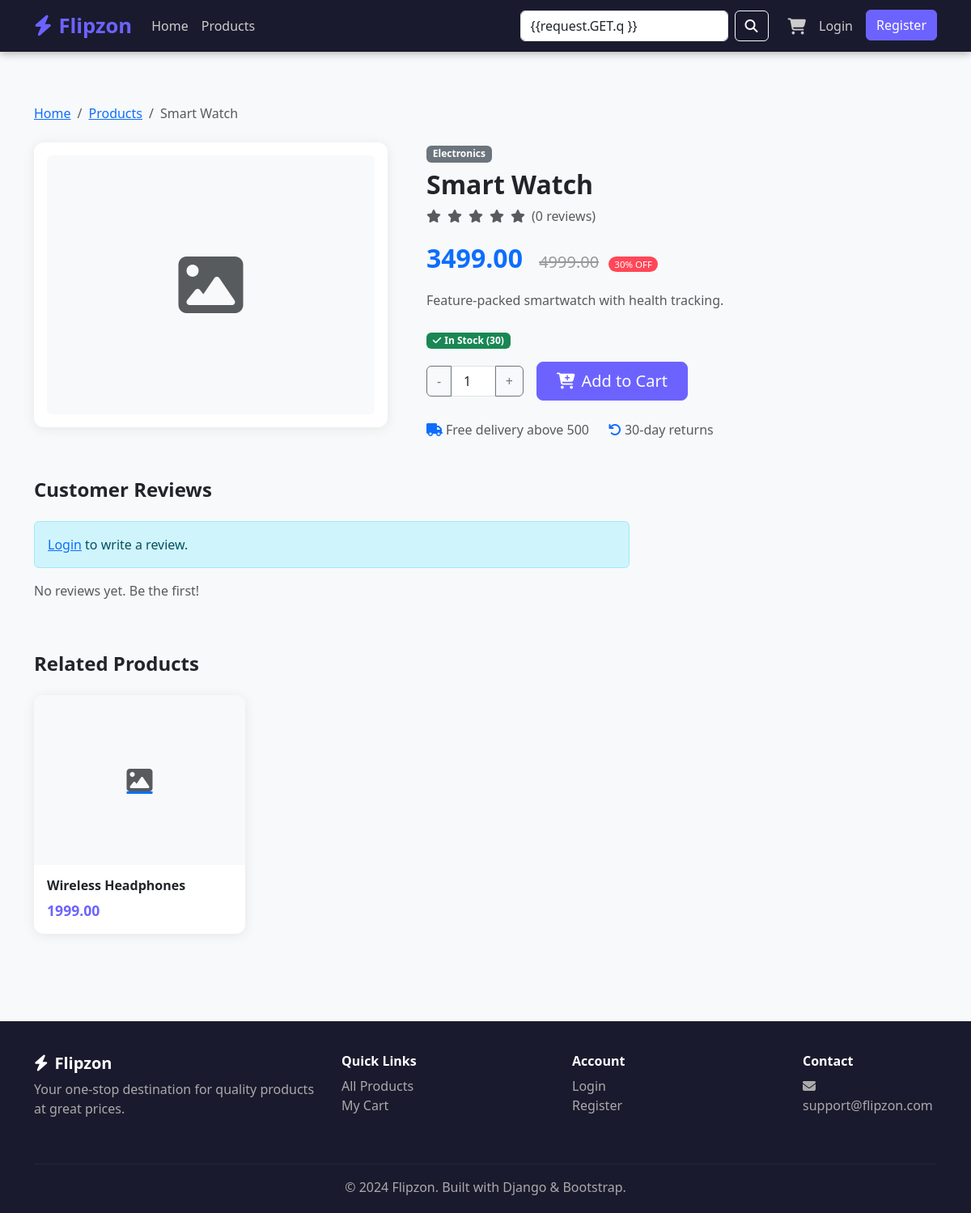
/products/smart-watch/, run on the app's committed database.
### store/models.py (models this page shows, shortened)
class Product(models.Model):
    category = models.ForeignKey(
        Category,
        on_delete=models.CASCADE,
        related_name='products'
    )
    name = models.CharField(max_length=200)
    slug = models.SlugField(unique=True, blank=True)
    description = models.TextField()
    price = models.DecimalField(max_digits=10, decimal_places=2)
    discount_price = models.DecimalField(
        max_digits=10,
        decimal_places=2,
        blank=True,
        null=True
    )
    image = models.ImageField(
        upload_to='products/',
        blank=True,
        null=True
    )
    stock = models.PositiveIntegerField(default=0)
    available = models.BooleanField(default=True)
    featured = models.BooleanField(default=False)
    created_at = models.DateTimeField(auto_now_add=True)
    class Meta:
        ordering = ['-created_at']
    @property
    def final_price(self):
        return self.discount_price if self.discount_price else self.price
    @property
    def discount_percent(self):
        if self.discount_price:
            return int(((self.price - self.discount_price) / self.price) * 100)
        return 0
    @property
    def in_stock(self):
        return self.stock > 0

class Category(models.Model):
    name = models.CharField(max_length=200)
    slug = models.SlugField(unique=True, blank=True)
    description = models.TextField(blank=True)
    class Meta:
        verbose_name_plural = 'Categories'
        ordering = ['name']

### store/views.py (the view)
# urls.py: path('products/<slug:slug>/', views.product_detail, name='product_detail'),
def product_detail(request, slug):
    product = get_object_or_404(Product, slug=slug, available=True)
    reviews = product.reviews.all()
    avg_rating = reviews.aggregate(Avg('rating'))['rating__avg'] or 0
    related = Product.objects.filter(
        category=product.category,
        available=True
    ).exclude(id=product.id)[:4]
    user_review = (
        reviews.filter(user=request.user).first()
        if request.user.is_authenticated else None
    )
    return render(request, 'store/product_detail.html', {
        'product': product,
        'reviews': reviews,
        'avg_rating': round(avg_rating, 1),
        'related': related,
        'user_review': user_review,
    })

### store/templates/store/product_detail.html (shortened to what this page needs)
{% extends 'base.html' %}
{% block content %}
<div class="container py-5">
<nav aria-label="breadcrumb" class="mb-4">
  <ol class="breadcrumb">
    <li class="breadcrumb-item"><a href="{% url 'store:home' %}">Home</a></li>
    <li class="breadcrumb-item"><a href="{% url 'store:product_list' %}">Products</a></li>
    <li class="breadcrumb-item active">{{ product.name }}</li>
  </ol>
</nav>
<div class="row g-5">
  <div class="col-md-5">
    <div class="card p-3">
      {% if product.image %}
        <img src="{{ product.image.url }}" class="img-fluid rounded" alt="{{ product.name }}">
      {% else %}
        <div class="bg-light rounded d-flex align-items-center justify-content-center" style="height:320px;">
          <i class="fas fa-image fa-5x text-muted"></i>
        </div>
      {% endif %}
    </div>
  </div>
  <div class="col-md-7">
    <span class="badge bg-secondary mb-2">{{ product.category.name }}</span>
    <h2 class="fw-bold">{{ product.name }}</h2>
    <div class="d-flex align-items-center gap-2 mb-3">
      {% for i in "12345" %}
        <i class="fas fa-star {% if forloop.counter <= avg_rating %}text-warning{% else %}text-muted{% endif %}"></i>
      {% endfor %}
      <span class="text-muted">({{ reviews.count }} reviews)</span>
    </div>
    <div class="mb-3">
      <span class="fs-2 fw-bold text-primary">{{ product.final_price }}</span>
      {% if product.discount_price %}
        <span class="old-price ms-3 fs-5">{{ product.price }}</span>
        <span class="discount-badge ms-2">{{ product.discount_percent }}% OFF</span>
      {% endif %}
    </div>
    <p class="text-muted mb-4">{{ product.description }}</p>
    {% if product.in_stock %}
      <p>
        <span class="badge bg-success">
          <i class="fas fa-check me-1"></i>In Stock ({{ product.stock }})
        </span>
      </p>
      <form action="{% url 'cart:add' product.id %}" method="post" class="d-flex align-items-center gap-3">
        <div class="input-group" style="width:120px;">
          <button type="button" class="btn btn-outline-secondary" onclick="changeQty(-1)">-</button>
          <input type="number" name="quantity" id="qty" value="1" min="1" max="{{ product.stock }}" class="form-control text-center">
          <button type="button" class="btn btn-outline-secondary" onclick="changeQty(1)">+</button>
        </div>
        <button type="submit" class="btn btn-primary btn-lg px-4">
          <i class="fas fa-cart-plus me-2"></i>Add to Cart
        </button>
      </form>
    {% else %}
      <button class="btn btn-secondary btn-lg" disabled>Out of Stock</button>
    {% endif %}
    <div class="mt-4 d-flex gap-4 text-muted">
      <span><i class="fas fa-truck me-1 text-primary"></i>Free delivery above 500</span>
      <span><i class="fas fa-undo me-1 text-primary"></i>30-day returns</span>
    </div>
  </div>
</div>
<div class="row mt-5">
  <div class="col-md-8">
    <h4 class="fw-bold mb-4">Customer Reviews</h4>
    {% if user.is_authenticated and not user_review %}
    <div class="card p-4 mb-4">
      <h6 class="fw-bold mb-3">Write a Review</h6>
      <form action="{% url 'store:add_review' product.slug %}" method="post">
        {% csrf_token %}
        <div class="mb-3">
          <label class="form-label fw-semibold">Rating</label>
          <select name="rating" class="form-select" required>
            <option value="">Select rating</option>
            <option value="5">Excellent</option>
            <option value="4">Good</option>
            <option value="3">Average</option>
            <option value="2">Poor</option>
            <option value="1">Terrible</option>
          </select>
        </div>
        <div class="mb-3">
          <label class="form-label fw-semibold">Comment</label>
          <textarea name="comment" class="form-control" rows="3" placeholder="Share your experience..." required></textarea>
        </div>
        <button type="submit" class="btn btn-primary">Submit Review</button>
      </form>
    </div>
    {% elif not user.is_authenticated %}
      <div class="alert alert-info">
        <a href="{% url 'accounts:login' %}">Login</a> to write a review.
      </div>
    {% endif %}
    {% for review in reviews %}
    <div class="card p-4 mb-3">
      <div class="d-flex justify-content-between">
        <strong>{{ review.user.get_full_name|default:review.user.username }}</strong>
        <small class="text-muted">{{ review.created_at|date:"M d, Y" }}</small>
      </div>
      <div class="my-1">
        {% for i in "12345" %}
          <i class="fas fa-star {% if forloop.counter <= review.rating %}text-warning{% else %}text-muted{% endif %} fa-sm"></i>
        {% endfor %}
      </div>
      <p class="mb-0 text-muted">{{ review.comment }}</p>
    </div>
    {% empty %}
      <p class="text-muted">No reviews yet. Be the first!</p>
    {% endfor %}
  </div>
</div>
{% if related %}
<div class="mt-5">
  <h4 class="fw-bold mb-4">Related Products</h4>
  <div class="row g-4">
    {% for p in related %}
    <div class="col-6 col-md-3">
      <div class="card h-100">
        <a href="{% url 'store:product_detail' p.slug %}">
          {% if p.image %}
            <img src="{{ p.image.url }}" class="product-img w-100" alt="{{ p.name }}">
          {% else %}
            <div class="product-img w-100 bg-light d-flex align-items-center justify-content-center">
              <i class="fas fa-image fa-2x text-muted"></i>
            </div>
          {% endif %}
        </a>
        <div class="card-body">
          <h6 class="fw-bold">
            <a href="{% url 'store:product_detail' p.slug %}" class="text-dark text-decoration-none">
              {{ p.name }}
            </a>
          </h6>
          <span class="price">{{ p.final_price }}</span>
        </div>
      </div>
    </div>
    {% endfor %}
  </div>
</div>
{% endif %}
</div>
{% endblock %}

### templates/base.html (style rules this page uses)
:root { --primary: #6c63ff; --secondary: #f5a623; --dark: #1a1a2e; }
body { font-family: 'Segoe UI', sans-serif; background: #f8f9fa; }
.btn-primary { background: var(--primary); border-color: var(--primary); }
.card { border: none; box-shadow: 0 2px 15px rgba(0,0,0,0.08); border-radius: 12px; transition: transform 0.2s, box-shadow 0.2s; }
.product-img { height: 210px; object-fit: cover; border-radius: 12px 12px 0 0; }
.price { color: var(--primary); font-weight: 700; font-size: 1.1rem; }
.old-price { text-decoration: line-through; color: #999; font-size: 0.85rem; }
.discount-badge { background: #ff4757; color: #fff; font-size: 0.72rem; padding: 2px 7px; border-radius: 20px; }

### data on the page
Product: name "Smart Watch", category.name "Electronics", final_price "3499.00", price "4999.00", discount_percent "30", description "Feature-packed smartwatch with health tracking.", stock "30"
Product: name "Wireless Headphones", final_price "1999.00"

### other printed values
{{ reviews.count }} "0"
